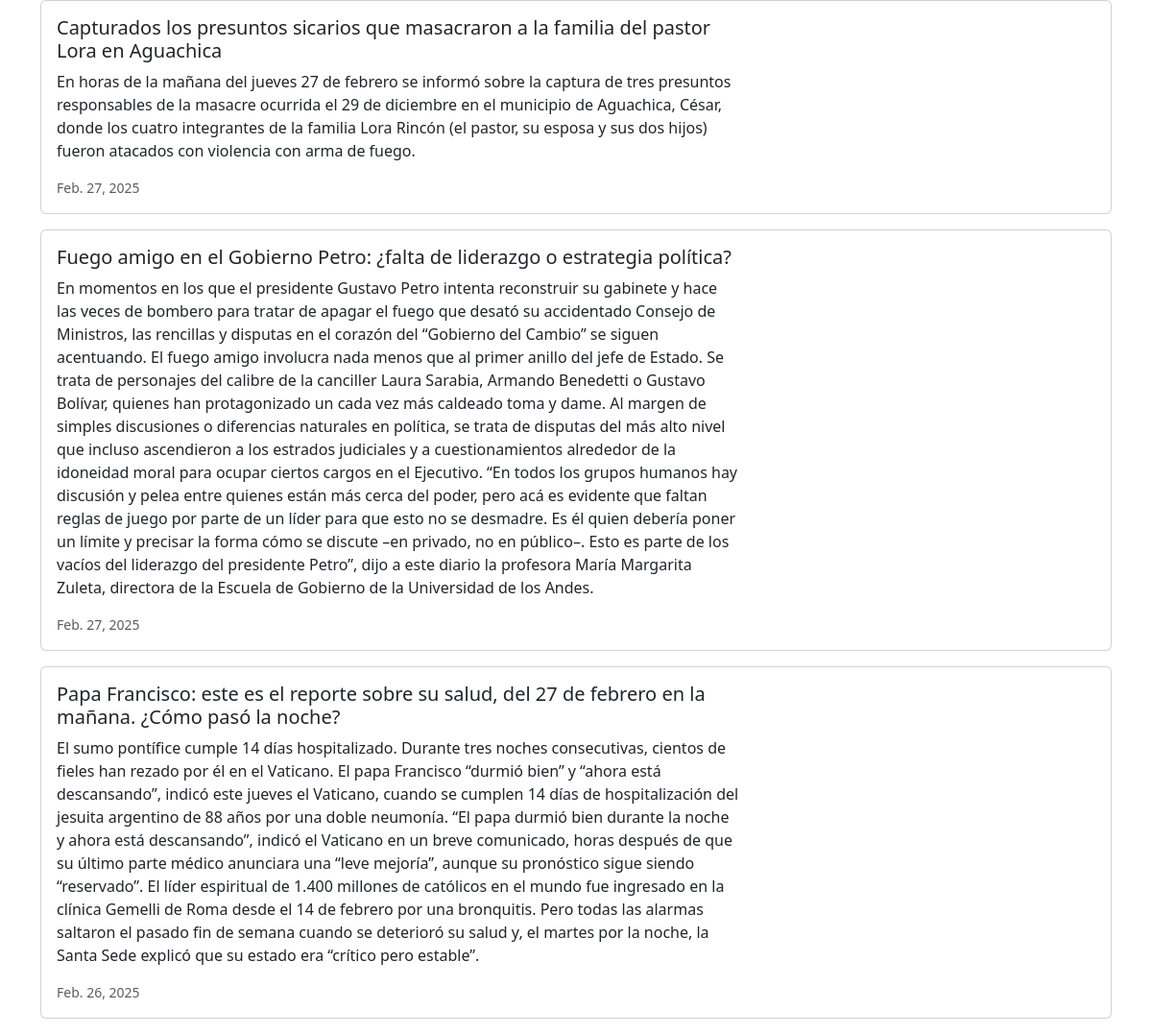
Page /news/ on the committed database.
### news/models.py (models this page shows, shortened)
class News(models.Model):
    headline = models.CharField(max_length=200)
    body = models.TextField()
    date = models.DateField()

### news/views.py (the view)
# urls.py: path( 'news/', include('news.urls')),
def news(request):
    newss = News.objects.all().order_by('-date')
    return render(request, 'news.html', {'newss': newss})

### news/templates/news.html (shortened to what this page needs)
<head>
    <link href="https://cdn.jsdelivr.net/npm/bootstrap@5.3.3/dist/css/bootstrap.min.css" rel="stylesheet">
</head>
<div class="container">
    {% for news in newss %}
    <div class="card mb-3">
        <div class="row g-0">
            <div class="col-md-8">
                <div class="card-body">
                    <h5 class="card-title">{{ news.headline }}</h5>
                    <p class="card-text">{{ news.body }}</p>
                    <p class="card-text"><small class="text-muted">{{ news.date }}</small></p>
                </div>
            </div>
        </div>
    </div>
    {% endfor %}
</div>

### rows in the picture
News: headline "Capturados los presuntos sicarios que masacraron a la familia del pastor Lora en Aguachica", body "En horas de la mañana del jueves 27 de febrero se informó sobre la captura de tres presuntos responsables de la masacre ocurrida el 29 de diciembre en el municipio de Aguachica, César, donde los cuatro integrantes de la familia Lora Rincón (el pastor, su esposa y sus dos hijos) fueron atacados con violencia con arma de fuego.", date "Feb. 27, 2025"
News: headline "Fuego amigo en el Gobierno Petro: ¿falta de liderazgo o estrategia política?", body "En momentos en los que el presidente Gustavo Petro intenta reconstruir su gabinete y hace las veces de bombero para tratar de apagar el fuego que desató su accidentado Consejo de Ministros, las rencillas y disputas en el corazón del “Gobierno del Cambio” se siguen acentuando. El fuego amigo involucra nada menos que al primer anillo del jefe de Estado. Se trata de personajes del calibre de la canciller Laura Sarabia, Armando Benedetti o Gustavo Bolívar, quienes han protagonizado un cada vez más caldeado toma y dame. Al margen de simples discusiones o diferencias naturales en política, se trata de disputas del más alto nivel que incluso ascendieron a los estrados judiciales y a…", date "Feb. 27, 2025"
News: headline "Papa Francisco: este es el reporte sobre su salud, del 27 de febrero en la mañana. ¿Cómo pasó la noche?", body "El sumo pontífice cumple 14 días hospitalizado. Durante tres noches consecutivas, cientos de fieles han rezado por él en el Vaticano. El papa Francisco “durmió bien” y “ahora está descansando”, indicó este jueves el Vaticano, cuando se cumplen 14 días de hospitalización del jesuita argentino de 88 años por una doble neumonía. “El papa durmió bien durante la noche y ahora está descansando”, indicó el Vaticano en un breve comunicado, horas después de que su último parte médico anunciara una “leve mejoría”, aunque su pronóstico sigue siendo “reservado”. El líder espiritual de 1.400 millones de católicos en el mundo fue ingresado en la clínica Gemelli de Roma desde el 14 de febrero por una…", date "Feb. 26, 2025"
